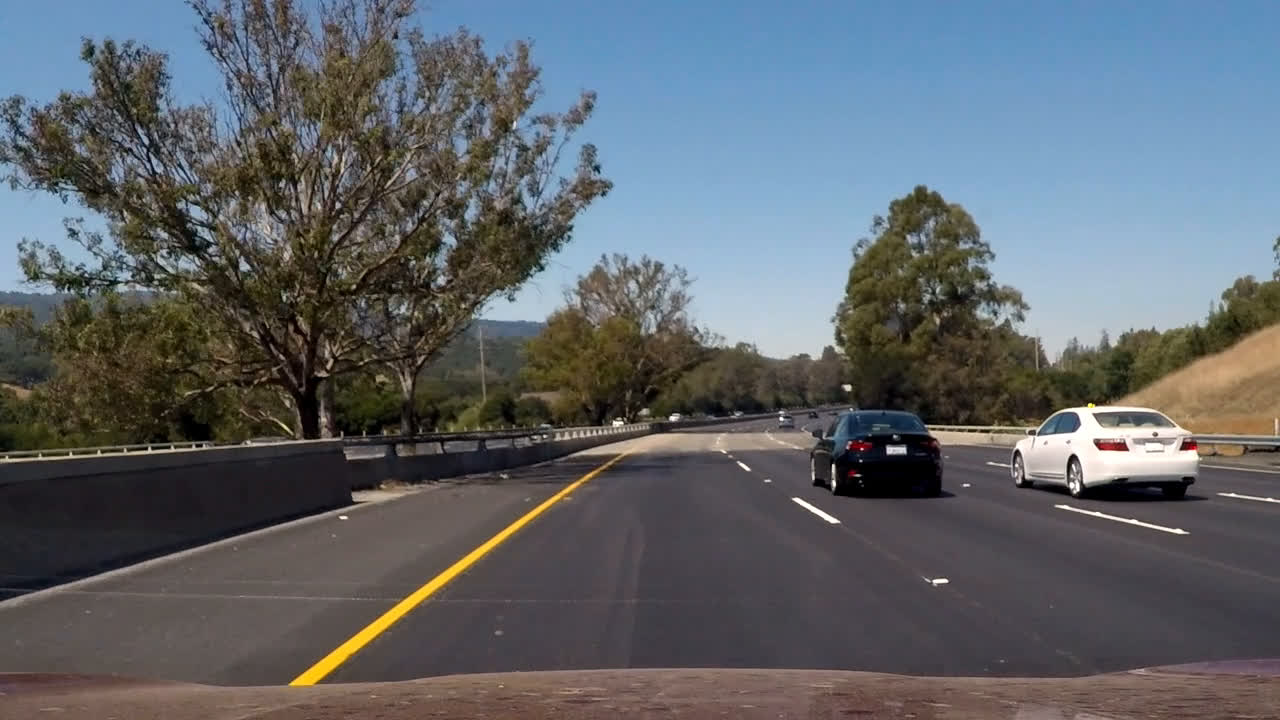
#> input picture challenge/frame_3.0.jpg, 1280 x 720 px, given in place of solidWhiteRight.jpg, which was not available
$ jupyter execute --allow-errors P1.ipynb   (shell and % lines are left out)   (text cells are left out)
#> lines starting #> are read from the running program, lines starting #| are printed output that depends on the picture; after the words box and inside, x2 and y2 are one past the last pixel; in counts of white or black regions, pixels touching at a corner belong together; pictures that were not available may be replaced by others from this repository, and a replacement may not be noted
[cell 1]
#importing some useful packages
import matplotlib.pyplot as plt
import matplotlib.image as mpimg
import numpy as np
import cv2

[cell 2]
#reading in an image
image = mpimg.imread('test_images/solidWhiteRight.jpg')
#> image is the input picture: shape (720, 1280, 3); mean R, G, B 95.7, 100.9, 106.3
#printing out some stats and plotting
print('This image is:', type(image), 'with dimesions:', image.shape)
#| This image is: <class 'numpy.ndarray'> with dimesions: (720, 1280, 3)
plt.imshow(image)  # if you wanted to show a single color channel image called 'gray', for example, call as plt.imshow(gray, cmap='gray')

[cell 3]
import math

def grayscale(img):
    """Applies the Grayscale transform
    This will return an image with only one color channel
    but NOTE: to see the returned image as grayscale
    (assuming your grayscaled image is called 'gray')
    you should call plt.imshow(gray, cmap='gray')"""
    return cv2.cvtColor(img, cv2.COLOR_RGB2GRAY)
    # Or use BGR2GRAY if you read an image with cv2.imread()
    # return cv2.cvtColor(img, cv2.COLOR_BGR2GRAY)

def canny(img, low_threshold, high_threshold, L2gradient):
    """Applies the Canny transform"""
    return cv2.Canny(img, low_threshold, high_threshold, L2gradient = L2gradient)

def gaussian_blur(img, kernel_size):
    """Applies a Gaussian Noise kernel"""
    return cv2.GaussianBlur(img, (kernel_size, kernel_size), 0)

def region_of_interest(img, vertices):
    """
    Applies an image mask.

    Only keeps the region of the image defined by the polygon
    formed from `vertices`. The rest of the image is set to black.
    """
    #defining a blank mask to start with
    mask = np.zeros_like(img)

    #defining a 3 channel or 1 channel color to fill the mask with depending on the input image
    if len(img.shape) > 2:
        channel_count = img.shape[2]  # i.e. 3 or 4 depending on your image
        ignore_mask_color = (255,) * channel_count
    else:
        ignore_mask_color = 255

    #filling pixels inside the polygon defined by "vertices" with the fill color
    cv2.fillPoly(mask, vertices, ignore_mask_color)

    #returning the image only where mask pixels are nonzero
    masked_image = cv2.bitwise_and(img, mask)
    return masked_image


def draw_lines(img, lines, color=[255, 0, 0], thickness=2):
    """
    NOTE: this is the function you might want to use as a starting point once you want to
    average/extrapolate the line segments you detect to map out the full
    extent of the lane (going from the result shown in raw-lines-example.mp4
    to that shown in P1_example.mp4).

    Think about things like separating line segments by their
    slope ((y2-y1)/(x2-x1)) to decide which segments are part of the left
    line vs. the right line.  Then, you can average the position of each of
    the lines and extrapolate to the top and bottom of the lane.

    This function draws `lines` with `color` and `thickness`.
    Lines are drawn on the image inplace (mutates the image).
    If you want to make the lines semi-transparent, think about combining
    this function with the weighted_img() function below
    """
    for line in lines:
        for x1, y1, x2, y2 in line:
            cv2.line(img, (x1, y1), (x2, y2), color, thickness)


def hough_lines(img, rho, theta, threshold, min_line_len, max_line_gap):
    """
    `img` should be the output of a Canny transform.

    Returns an image with hough lines drawn.
    """
    lines = cv2.HoughLinesP(img, rho, theta, threshold, np.array([]),
                            minLineLength=min_line_len, maxLineGap=max_line_gap)
    line_img = np.zeros((img.shape[0], img.shape[1], 3), dtype=np.uint8)
    draw_lines(line_img, lines)
    return line_img, lines

# Python 3 has support for cool math symbols.

def weighted_img(img, initial_img, α=0.8, β=1., λ=0.):
    """
    `img` is the output of the hough_lines(), An image with lines drawn on it.
    Should be a blank image (all black) with lines drawn on it.

    `initial_img` should be the image before any processing.

    The result image is computed as follows:

    initial_img * α + img * β + λ
    NOTE: initial_img and img must be the same shape!
    """
    return cv2.addWeighted(initial_img, α, img, β, λ)

def exclude_outliers(data, m = 2):
    return data[abs(data - np.mean(data)) < m * np.std(data)]

def extend_lines(img, lines, angle = np.pi / 4, angle_thresh = np.pi / 8):
    '''
    Draws extended lines on the original image.

    Returns the combined image.
    Args:
    - img: Should be the original image used for lane line detection
    - lines: The second output of hough_lines; a collection of line-end vertices
    - angle: Approximate angle (in radians) that left lines are expected to form
    with the horizontal. For right lines, the function uses pi - angle (assumed
    symetry).
    - angle_thresh: Used to filter out lines whose angle to the horizontal is too
    far from either angle or pi - angle. Only left lines (resp. right lines) within
    angle +/- angle_thresh (resp. pi - angle +/- angle_thresh) are retained. Recommended
    values are pi/8 to pi/20. Extreme values will cause problems.
    '''

    left_lines = list()
    right_lines = list()
    middles_left = list()
    middles_right = list()
    slopes_left = list()
    slopes_right = list()
    y_min_left = img.shape[0]
    y_min_right = img.shape[0]


    ## Collect left and right lines into separate lists based on slope
    for line in lines:
        slope = (line[0, 3] - line[0, 1]) / (line[0, 2] - line[0, 0])
        if (np.tan(np. pi - angle - angle_thresh)) < slope < (np.tan(np.pi - angle + angle_thresh)):
            left_lines.append(line)  # Add line to our collection of left lines
            slopes_left.append(slope)  # Also collect slopes of left lines
            if min((line[0, 3], line[0, 1])) < y_min_left:
                y_min_left = min((line[0, 3], line[0, 1]))  # and minimum y values of left lanes
        elif (np.tan(angle - angle_thresh)) < slope < (np.tan(angle + angle_thresh)):
            right_lines.append(line)  # Same for right lanes
            slopes_right.append(slope)  # and their slopes
            if min((line[0, 3], line[0, 1])) < y_min_right:
                y_min_right = min((line[0, 3], line[0, 1])) # and their min y values

    ## Calculate middle positions of left and right lines
    for line in left_lines:
        middles_left.append(
            (min(line[0, 2], line[0, 0]) + np.abs(line[0, 2] - line[0, 0]) / 2,
             min(line[0, 3], line[0, 1]) + np.abs(line[0, 3] - line[0, 1]) / 2))
    for line in right_lines:
        middles_right.append(
            (min(line[0, 2], line[0, 0]) + np.abs(line[0, 2] - line[0, 0]) / 2,
             min(line[0, 3], line[0, 1]) + np.abs(line[0, 3] - line[0, 1]) / 2))

    ## Convert to np.array and calculate medians of middle positions (less sensitive to outliers
    ## than the mean):
    middles_left = np.array(middles_left)
    middles_right = np.array(middles_right)
    median_left = np.zeros(2)
    median_right = np.zeros(2)
    for j in range(2):
        median_left[j] = np.median(middles_left[:, j])
        median_right[j] = np.median(middles_right[:, j])

    ## Calculate parameters of the left and right average lines:
    slopes_left = np.array(slopes_left)
    slopes_right = np.array(slopes_right)
    slope_left = np.median(slopes_left)  # Slopes are filtered by value so mean and median are close
    slope_right = np.median(slopes_right)
    intercept_left = median_left[1] - slope_left * median_left[0]
    intercept_right = median_right[1] - slope_right * median_right[0]

    ## Define end vertices of both lines:
    solid_lines = np.array([[
        [0, round(intercept_left), # (x1, y1) for left line
        round((y_min_left - intercept_left) / slope_left), y_min_left]], # (x2, y2) for left line
        [[img.shape[1], round(img.shape[1] * slope_right + intercept_right),  # (x1, y1) for right line
        round((y_min_right - intercept_right) / slope_right), y_min_right  # (x2, y2) for right line
          ]]], np.int32)

    ## Create the combined image:
    line_img = np.zeros((img.shape[0], img.shape[1], 3), dtype=np.uint8)
    draw_lines(line_img, solid_lines, color=[255, 0, 0], thickness=10)
    combined_image = weighted_img(line_img, img, α = 1., β= 0.7, λ=0.)

    return combined_image

[cell 4]
import os
files = os.listdir("test_images/")

[cell 5]
# TODO: Build your pipeline that will draw lane lines on the test_images
# then save them to the test_images directory.

def lane_detection_ppline(image,
                          k_size = 3,
                          vertex_ratio_h = .45,
                          vertex_ratio_v = 0.60,
                          low_thresh = 50,
                          high_thresh = 200,
                          L2gradient = False,
                          rho = 2,
                          theta = 1 * np.pi / 180.,
                          min_votes = 15,
                          min_line_len = 40,
                          max_line_gap = 20,
                          angle = 3 * np.pi / 16,
                          angle_thresh = np.pi / 16,
                          debug = False
                         ):
    '''
    Takes an image and parameters and applies the lane detection pipeline.
    Returns an image combining the original and the extended lines detected
    by the algorithm.
     - debug: Whether or not to display the images after each step of the process, for
     debugging or tuning purposes.
    '''
    max_y, max_x = image.shape[:2]  # Grab image dimensions
    # Define 4-sided polygon in relation to image dimentsions:
    roi = np.array([[(0, max_y),
                  (round(max_x * vertex_ratio_h), round(max_y * vertex_ratio_v)),
                  (round(max_x * (1 - vertex_ratio_h)), round(max_y * vertex_ratio_v)),
                  (max_x, max_y)]])
    if debug:
        plt.subplot(4, 2, 1)
        plt.imshow(image)

    ## 1. Conversion to grayscale ##
    gray = grayscale(image)
    if debug:
        plt.subplot(4, 2, 2)
        plt.imshow(gray, cmap = 'gray')

    ## 2. Gaussian smoothing with custom parameters ##
    blur_gray = gaussian_blur(gray, k_size)
    if debug:
        plt.subplot(4, 2, 3)
        plt.imshow(blur_gray, cmap = 'gray')

    ## 3. Canny filter ##
    edges = canny(blur_gray, low_thresh, high_thresh, L2gradient = L2gradient)
    if debug:
        plt.subplot(4, 2, 4)
        plt.imshow(edges)

    ## 4. Mask for Region of interest ##
    masked_edges = region_of_interest(edges, roi)
    if debug:
        plt.subplot(4, 2, 5)
        plt.imshow(masked_edges)

    ## 5. Hough transform ##
    line_img, lines = hough_lines(masked_edges, rho, theta, min_votes, min_line_len, max_line_gap)
    if debug:
        plt.subplot(4, 2, 6)
        plt.imshow(line_img)

    ## 6. Extend lines and create the combined image ##
    try:
        combined = extend_lines(image, lines, angle = angle, angle_thresh = angle_thresh)
        if debug:
            plt.subplot(4, 2, 7)
            plt.imshow(combined)
    except IndexError:
        print('Error. Try relaxing angle_thresh a litte.')
    return combined

# Set up parameters:
k_size = 3
vertex_ratio_h = .45
vertex_ratio_v = .60
low_thresh = 50
high_thresh = 150
L2gradient = False
rho = 2
theta = 1 * np.pi / 180.
min_votes = 15
min_line_len = 40
max_line_gap = 20
angle = 3 * np.pi / 16
angle_threshold = np.pi / 16

subplot_nr = 1
# Loop through files in the test_images directory:
for f in files:
    plt.figure(figsize = (15, 10))
    image = mpimg.imread('test_images/'+ f)

    ## Display original image combined with extended lines:
    combined = lane_detection_ppline(image,
                                     vertex_ratio_h = vertex_ratio_h,
                                     vertex_ratio_v = vertex_ratio_v,
                                     k_size = k_size,
                                     low_thresh = low_thresh,
                                     high_thresh = high_thresh,
                                     L2gradient = L2gradient,
                                     rho = rho,
                                     theta = theta,
                                     min_votes = min_votes,
                                     min_line_len = min_line_len,
                                     max_line_gap = max_line_gap,
                                     angle = angle,
                                     angle_thresh = angle_threshold,
                                     debug = True)
#> in canny, `return cv2.Canny(img, low_threshold, high_threshold, L2gradient = L2gr..`:
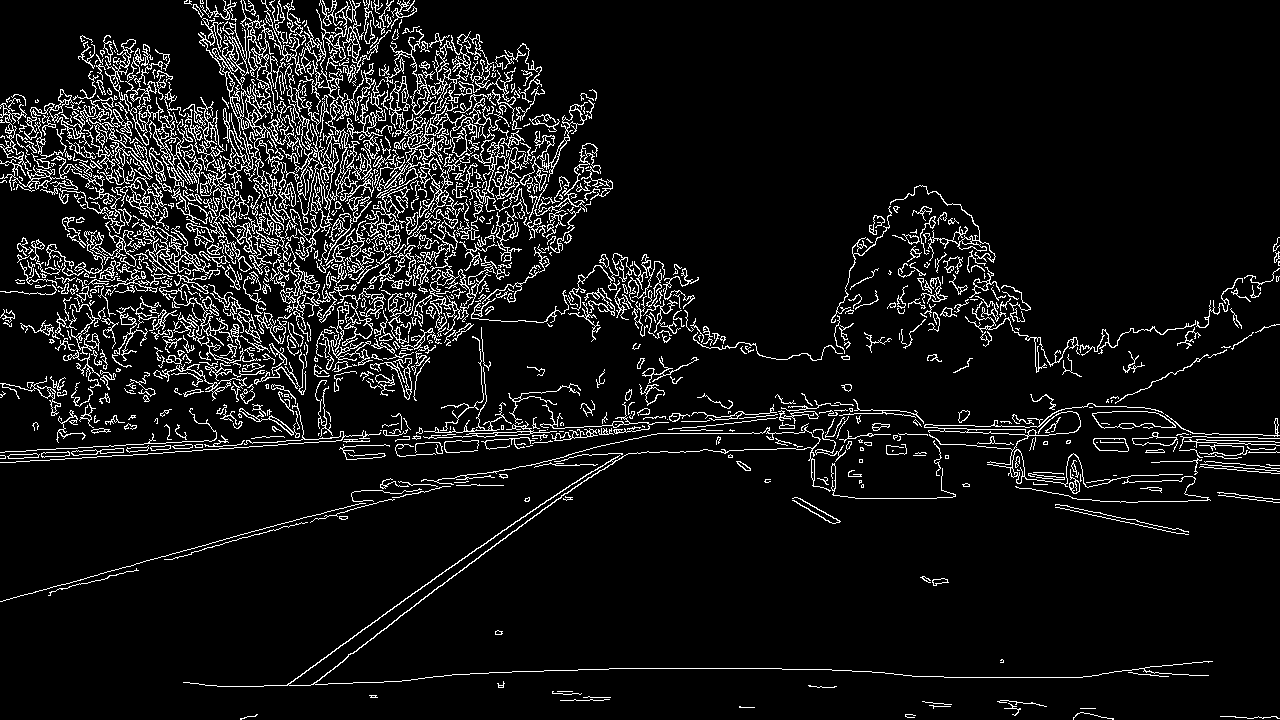
#> returned value: shape (720, 1280); 8% white in thin lines or dots
#> in region_of_interest, `masked_image = cv2.bitwise_and(img, mask)`:
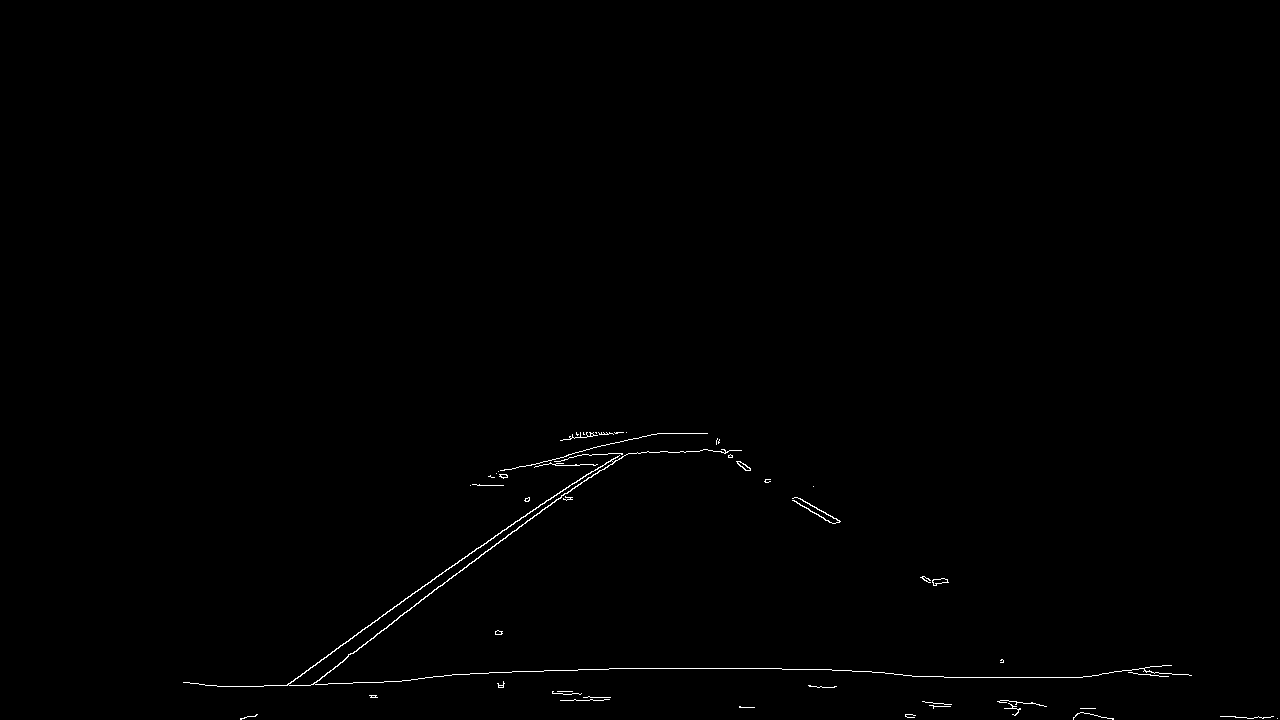
#> masked_image: shape (720, 1280); 0.41% white in thin lines or dots, all inside (x1, y1, x2, y2) = (183, 432, 1278, 720)
#> in hough_lines, `lines = cv2.HoughLinesP(img, rho, theta, threshold, np.array([]), minL..`: lines = 38 rows, first 6: [885, 673, 962, 677], [468, 564, 578, 484], [609, 668, 781, 668], [432, 579, 619, 453], [507, 672, 549, 670], [378, 682, 472, 673]
#> the loop in draw_lines, `for line in lines:` made 38 passes
#> the loop in extend_lines, `for line in lines:` made 38 passes
#> (line, slope, y_min_left) on passes 2, 4, 8: ([[468, 564, 578, 484]], -0.727, 484), ([[432, 579, 619, 453]], -0.674, 453), ([[581, 464, 623, 432]], -0.762, 432)
#> after the loop in extend_lines, `for line in lines:`: left_lines = 15 items, first 6: [[468, 564, 578, 484]], [[432, 579, 619, 453]], [[581, 464, 623, 432]], [[571, 465, 612, 433]], [[429, 593, 478, 558]], [[377, 633, 442, 585]]; right_lines = [[[800, 498, 840, 521]], [[723, 452, 770, 481]], [[792, 500, 835, 523]], [[796, 497, 838, 522]], [[716, 444, 769, 481]]]; slopes_left = [-0.727, -0.674, -0.762, -0.78, -0.714, -0.738, -0.75, -0.75, -0.714, -0.738, -0.675, -0.741, -0.761, -0.653, -0.75]; slopes_right = [0.575, 0.617, 0.535, 0.595, 0.698]; y_min_left = 432; y_min_right = 444
#> the loop in extend_lines, `for line in left_lines:` made 15 passes
#> after the loop in extend_lines, `for line in left_lines:`: middles_left = [(523, 524), (525.5, 516), (602, 448), (591.5, 449), (453.5, 575.5), (409.5, 609), (314, 664.5), (336, 666), (370, 639), (598, 470.5), (527.5, 513.5), (399, 603.5), (320, 660.5), (580.5, 483), (528, 520)]
#> the loop in extend_lines, `for line in right_lines:` made 5 passes
#> after the loop in extend_lines, `for line in right_lines:`: middles_right = [(820, 509.5), (746.5, 466.5), (813.5, 511.5), (817, 509.5), (742.5, 462.5)]
#> in extend_lines, `middles_left = np.array(middles_left)`: middles_left = 15 rows, first 8: [523, 524], [525.5, 516], [602, 448], [591.5, 449], [453.5, 575.5], [409.5, 609], [314, 664.5], [336, 666]
#> in extend_lines, `middles_right = np.array(middles_right)`: middles_right = [[820, 509.5], [746.5, 466.5], [813.5, 511.5], [817, 509.5], [742.5, 462.5]]
#> in extend_lines, `median_left = np.zeros(2)`: median_left = [0, 0]
#> after the loop in extend_lines, `for j in range(2):`: median_left = [523, 524]; median_right = [813.5, 509.5]
#> in extend_lines, `slope_left = np.median(slopes_left)`: slope_left = -0.738
#> in extend_lines, `slope_right = np.median(slopes_right)`: slope_right = 0.595
#> in extend_lines, `intercept_left = median_left[1] - slope_left * median_left[0]`: intercept_left = 910.2
#> in extend_lines, `intercept_right = median_right[1] - slope_right * median_right[0]`: intercept_right = 25.27
#> in extend_lines, `solid_lines = np.array([[ [0, round(intercept_left),`: solid_lines = [[0, 910, 648, 432], [1280, 787, 703, 444]]
#> call 2 of draw_lines, with lines = array of shape (2, 1, 4), thickness = 10
#> the loop in draw_lines (call 2), `for line in lines:` made 2 passes
#> after the loop in draw_lines (call 2), `for line in lines:`:
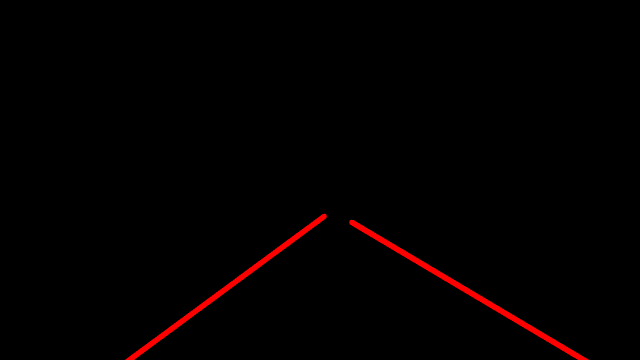
#> img: shape (720, 1280, 3) (shown at 1/2 size); mean R, G, B 3.2, 0, 0
#> in weighted_img, `return cv2.addWeighted(initial_img, α, img, β, λ)`:
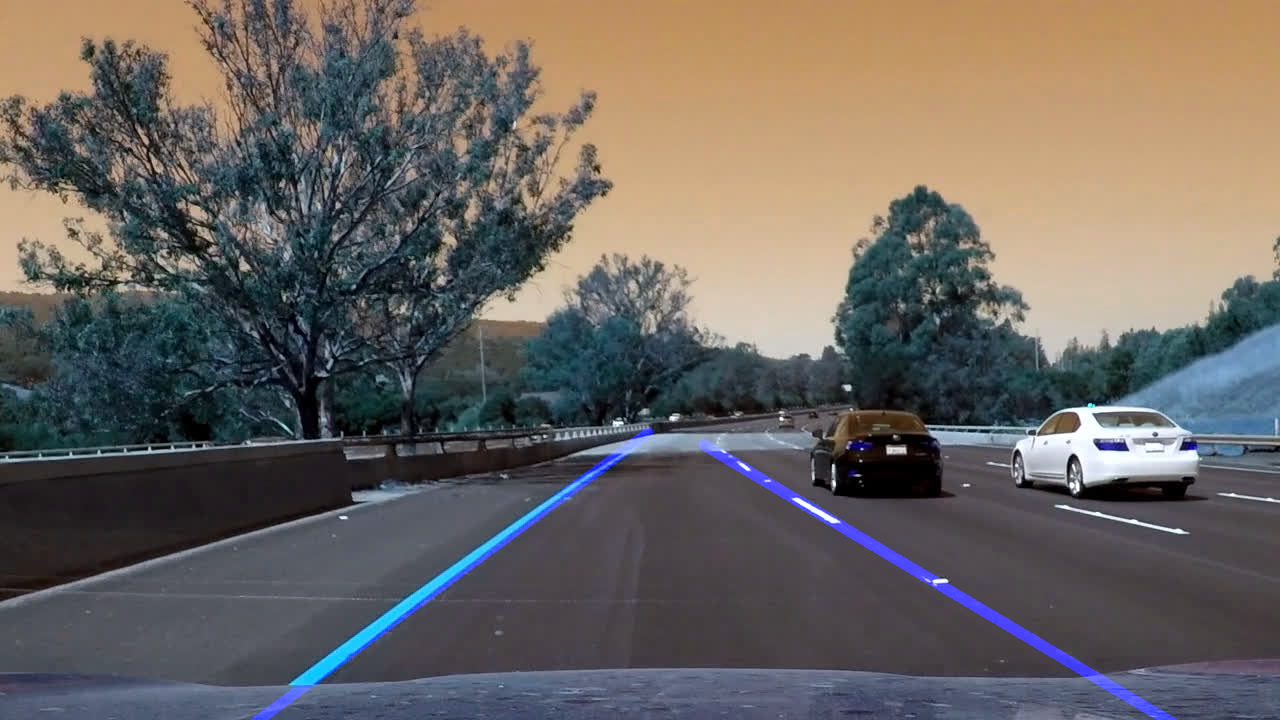
#> returned value: shape (720, 1280, 3); mean of channels 0, 1, 2 97.2, 100.9, 106.3; drawn as B, G, R
    plt.imshow(combined)
    subplot_nr += 1

[cell 6]
# Import everything needed to edit/save/watch video clips
from moviepy.editor import VideoFileClip
from IPython.display import HTML

[cell 7]
# Set up parameters:
k_size = 3
vertex_ratio_h = .45
vertex_ratio_v = .60
low_thresh = 50
high_thresh = 200
L2gradient = False
rho = 2
theta = 1 * np.pi / 180.
#> theta = 0.0175
min_votes = 15
min_line_len = 40
max_line_gap = 20
angle = 3 * np.pi / 16
#> angle = 0.589
angle_threshold = np.pi / 16
#> angle_threshold = 0.196

# [18 lines left out: function process_image, not called in this run]

[cell 8]
white_output = 'white.mp4'
#> (the rest of this cell did not finish here and is left out)

[cell 9]
HTML("""
<video width="960" height="540" controls>
  <source src="{0}">
</video>
""".format(white_output))

[cell 10]
yellow_output = 'yellow.mp4'
#> (the rest of this cell did not finish here and is left out)

[cell 11]
HTML("""
<video width="960" height="540" controls>
  <source src="{0}">
</video>
""".format(yellow_output))

#> (a cell that did not finish here is left out)

[cell 13]
# Set up parameters:
k_size = 9  # Must be an odd number
vertex_ratio_h = .45
vertex_ratio_v = .60
low_thresh = 15
high_thresh = 50
L2gradient = False
rho = 2
theta = 1 * np.pi / 180.
min_votes = 15
min_line_len = 40
max_line_gap = 20
angle = 3 * np.pi / 16
angle_threshold = np.pi / 64
#> angle_threshold = 0.0491

# [18 lines left out: function process_image, not called in this run]

challenge_output = 'extra.mp4'
#> (the rest of this cell did not finish here and is left out)
